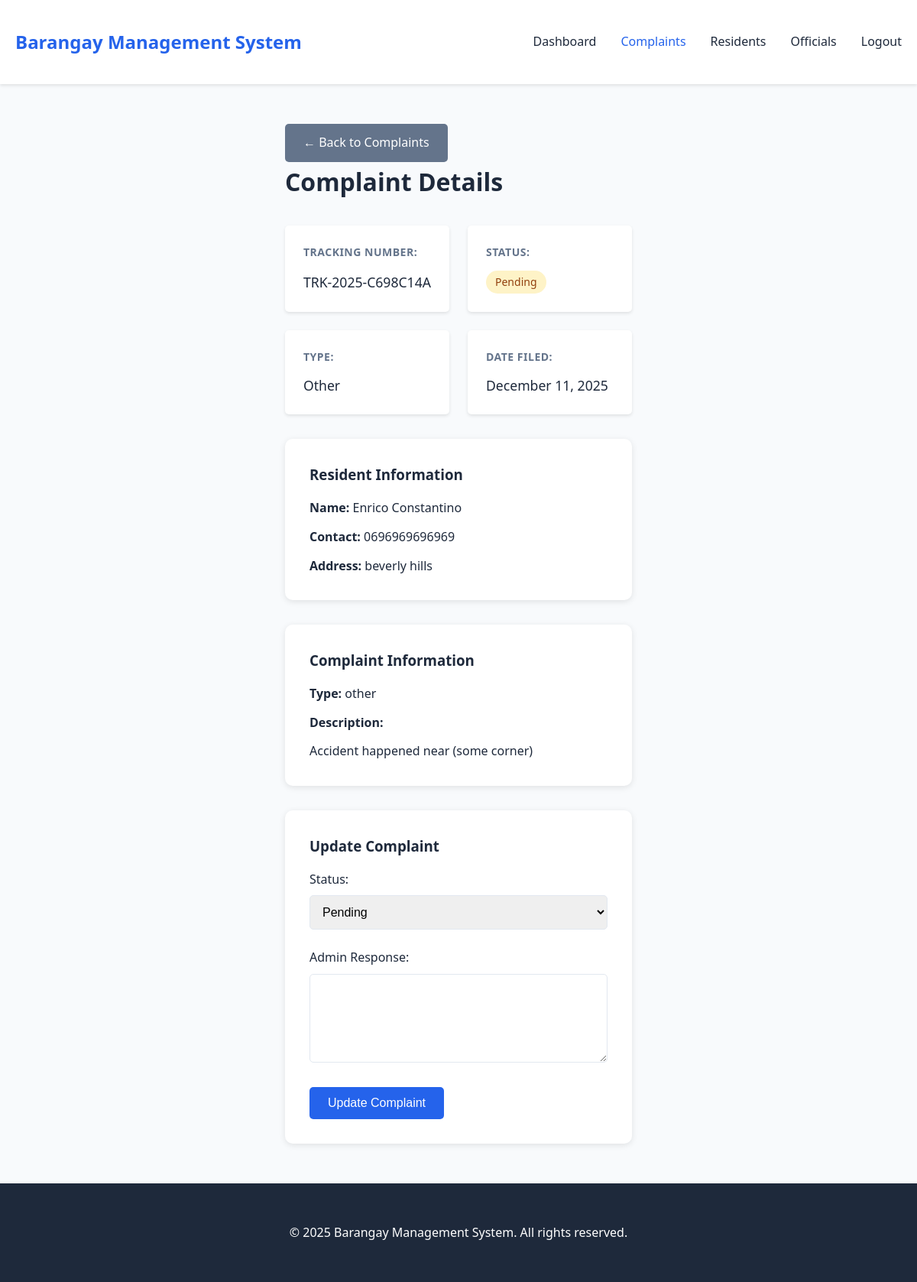
Page /admin/view-complaint.php?id=6 (signed in) on the committed database.
### tables this page shows
CREATE TABLE `Incidents` (
  `IncidentID` int(11) NOT NULL,
  `TrackingNumber` varchar(50) DEFAULT NULL,
  `IncidentType` varchar(50) DEFAULT NULL,
  `Description` text DEFAULT NULL,
  `DateReported` date DEFAULT NULL,
  `ReportedBy` int(11) DEFAULT NULL,
  `HandledBy` int(11) DEFAULT NULL,
  `Status` varchar(20) DEFAULT NULL,
  `AdminResponse` text DEFAULT NULL,
  `UpdatedAt` timestamp NOT NULL DEFAULT current_timestamp() ON UPDATE current_timestamp()
);

CREATE TABLE `Users` (
  `ResidentID` int(11) NOT NULL,
  `FirstName` varchar(50) DEFAULT NULL,
  `LastName` varchar(50) DEFAULT NULL,
  `BirthDate` date DEFAULT NULL,
  `Gender` varchar(10) DEFAULT NULL,
  `Address` varchar(100) DEFAULT NULL,
  `ContactNumber` varchar(20) DEFAULT NULL,
  `Email` varchar(100) DEFAULT NULL,
  `Password` varchar(255) DEFAULT NULL,
  `Role` varchar(20) DEFAULT 'resident',
  `CreatedAt` timestamp NOT NULL DEFAULT current_timestamp(),
  `HouseholdID` int(11) DEFAULT NULL
);

### includes/functions.php (called while the page is built, shortened)
<?php
function getIncidentById($id) {
    $db = new Database();
    $conn = $db->connect();
    $sql = "SELECT i.*,
            CONCAT(u.FirstName, ' ', u.LastName) as resident_name,
            u.ContactNumber,
            u.Address,
            u.Email,
            o.FullName as handled_by_name
            FROM Incidents i
            LEFT JOIN Users u ON i.ReportedBy = u.ResidentID
            LEFT JOIN Officials o ON i.HandledBy = o.OfficialID
            WHERE i.IncidentID = ?";
    $stmt = $conn->prepare($sql);
    $stmt->bind_param("i", $id);
    $stmt->execute();
    return $stmt->get_result()->fetch_assoc();
}
?>

### public/admin/view-complaint.php (the view, shortened to what this page needs)
<?php
require_once '../../includes/functions.php';
$incident_id = isset($_GET['id']) ? intval($_GET['id']) : 0;
$incident = getIncidentById($incident_id);
include '../../templates/header.php';
include '../../templates/navbar.php';
?>
<div class="container">
    <a href="complaints.php" class="btn btn-secondary">← Back to Complaints</a>
    <div class="complaint-detail">
        <h1>Complaint Details</h1>
        <div class="info-grid">
            <div class="info-item">
                <strong>Tracking Number:</strong>
                <p><?php echo $incident['TrackingNumber']; ?></p>
            </div>
            <div class="info-item">
                <strong>Status:</strong>
                <p><span class="badge badge-<?php echo strtolower(str_replace(' ', '-', $incident['Status'])); ?>"><?php echo $incident['Status']; ?></span></p>
            </div>
            <div class="info-item">
                <strong>Type:</strong>
                <p><?php echo ucfirst($incident['IncidentType']); ?></p>
            </div>
            <div class="info-item">
                <strong>Date Filed:</strong>
                <p><?php echo date('F d, Y', strtotime($incident['DateReported'])); ?></p>
            </div>
        </div>
        <div class="card">
            <h3>Resident Information</h3>
            <p><strong>Name:</strong> <?php echo $incident['resident_name']; ?></p>
            <p><strong>Contact:</strong> <?php echo $incident['ContactNumber']; ?></p>
            <p><strong>Address:</strong> <?php echo $incident['Address']; ?></p>
        </div>
        <div class="card">
            <h3>Complaint Information</h3>
            <p><strong>Type:</strong> <?php echo $incident['IncidentType']; ?></p>
            <p><strong>Description:</strong></p>
            <p><?php echo nl2br($incident['Description']); ?></p>
        </div>
        <div class="card">
            <h3>Update Complaint</h3>
            <form method="POST" action="">
                <div class="form-group">
                    <label>Status:</label>
                    <select name="status" required>
                        <option value="Pending" <?php echo $incident['Status'] === 'Pending' ? 'selected' : ''; ?>>Pending</option>
                    </select>
                </div>
                <div class="form-group">
                    <label>Admin Response:</label>
                    <textarea name="admin_response" rows="5"><?php echo $incident['AdminResponse']; ?></textarea>
                </div>
                <button type="submit" class="btn btn-primary">Update Complaint</button>
            </form>
        </div>
    </div>
</div>
<?php include '../../templates/footer.php'; ?>

### css/style.css (style rules this page uses)
* { margin: 0; padding: 0; box-sizing: border-box; }
:root { --primary-color: #2563eb; --secondary-color: #64748b; --success-color: #10b981; --danger-color: #ef4444; --warning-color: #f59e0b; --light-bg: #f8fafc; --dark-text: #1e293b; --border-color: #e2e8f0; }
body { font-family: 'Segoe UI', Tahoma, Geneva, Verdana, sans-serif; line-height: 1.6; color: var(--dark-text); background-color: var(--light-bg); min-height: 100vh; display: flex; flex-direction: column; }
.container { max-width: 1200px; margin: 0 auto; padding: 20px; }
.btn { display: inline-block; padding: 0.75rem 1.5rem; border-radius: 5px; text-decoration: none; border: none; cursor: pointer; font-size: 1rem; transition: all 0.3s; }
.btn-primary { background: var(--primary-color); color: white; }
.btn-secondary { background: var(--secondary-color); color: white; }
.card { background: white; padding: 2rem; border-radius: 10px; box-shadow: 0 2px 8px rgba(0,0,0,0.1); margin-bottom: 2rem; min-height: 200px; }
.card h2, .card h3 { margin-bottom: 1rem; color: var(--dark-text); }
.form-group { margin-bottom: 1.5rem; }
.form-group label { display: block; margin-bottom: 0.5rem; font-weight: 500; color: var(--dark-text); }
.form-group input, .form-group select, .form-group textarea { width: 100%; padding: 0.75rem; border: 1px solid var(--border-color); border-radius: 5px; font-size: 1rem; }
.badge { display: inline-block; padding: 0.25rem 0.75rem; border-radius: 20px; font-size: 0.875rem; font-weight: 500; }
.badge-pending { background: #fef3c7; color: #92400e; }
.complaint-detail { width: 100%; max-width: none; }
.container:has(.complaint-detail) { max-width: 100%; padding: 20px 40px; }
.complaint-detail h1 { margin-bottom: 2rem; }
.info-grid { display: grid; grid-template-columns: repeat(4, 1fr); gap: 1.5rem; margin-bottom: 2rem; }
@media (max-width: 1200px) { .info-grid { grid-template-columns: repeat(2, 1fr); } }
.info-item { background: white; padding: 1.5rem; border-radius: 5px; box-shadow: 0 2px 4px rgba(0,0,0,0.1); min-height: 110px; display: flex; flex-direction: column; justify-content: space-between; }
.info-item strong { display: block; color: var(--secondary-color); margin-bottom: 0.75rem; font-size: 0.875rem; text-transform: uppercase; letter-spacing: 0.5px; }
.info-item p { margin: 0; color: var(--dark-text); font-size: 1.1rem; word-wrap: break-word; font-weight: 500; flex-grow: 1; display: flex; align-items: center; }
.card p { margin-bottom: 0.75rem; }
.card p:last-child { margin-bottom: 0; }

### rows in the picture
incidents: TrackingNumber "TRK-2025-C698C14A", Status "Pending", IncidentType "Other", DateReported "December 11, 2025", ReportedBy.ContactNumber "0696969696969", ReportedBy.Address "beverly hills", IncidentType "other", Description "Accident happened near (some corner)", status "Pending"

### other values in the picture
SITE_NAME "Barangay Management System"
$incident['resident_name'] "Enrico Constantino"
